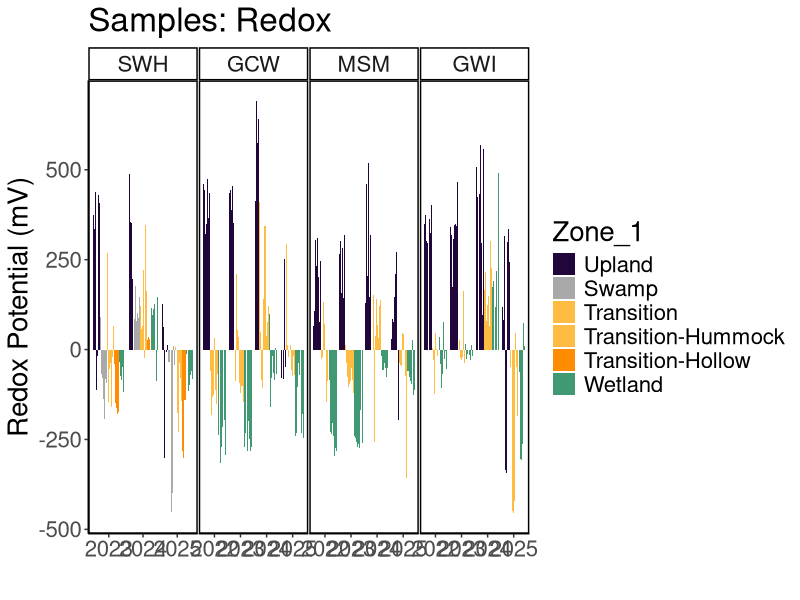
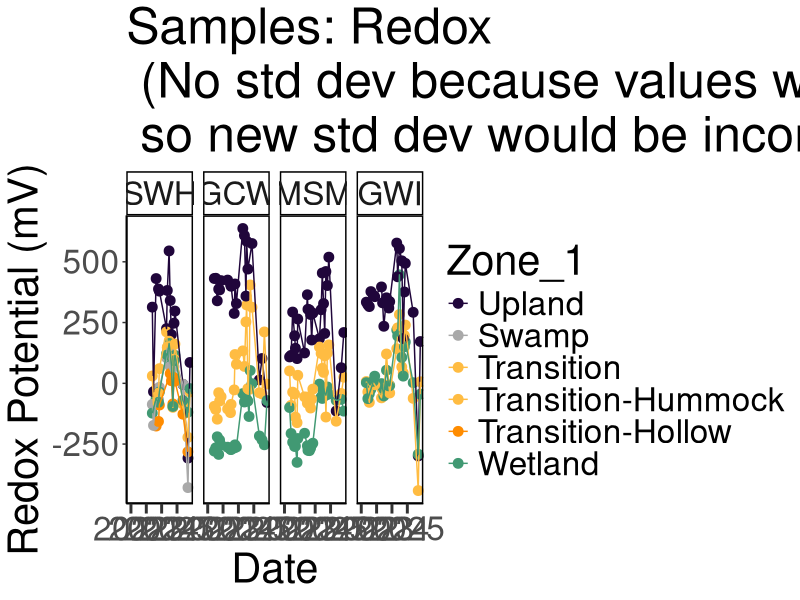
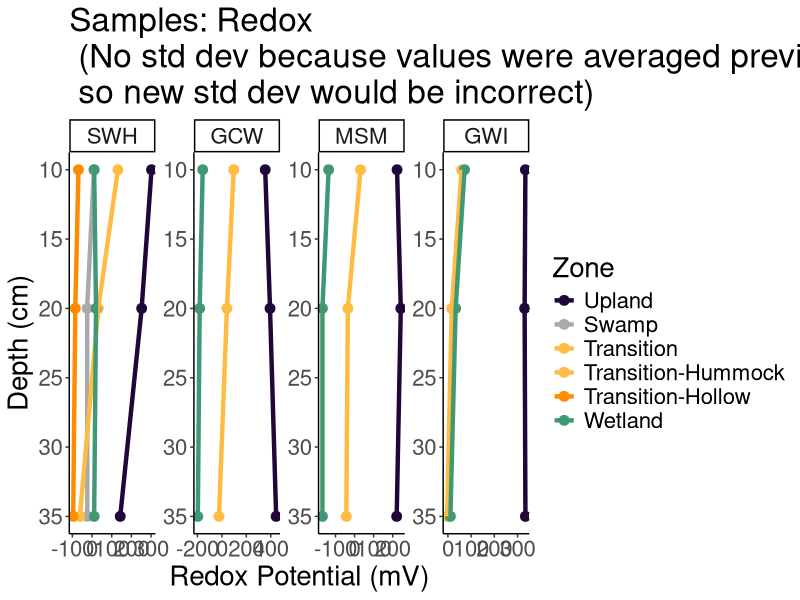
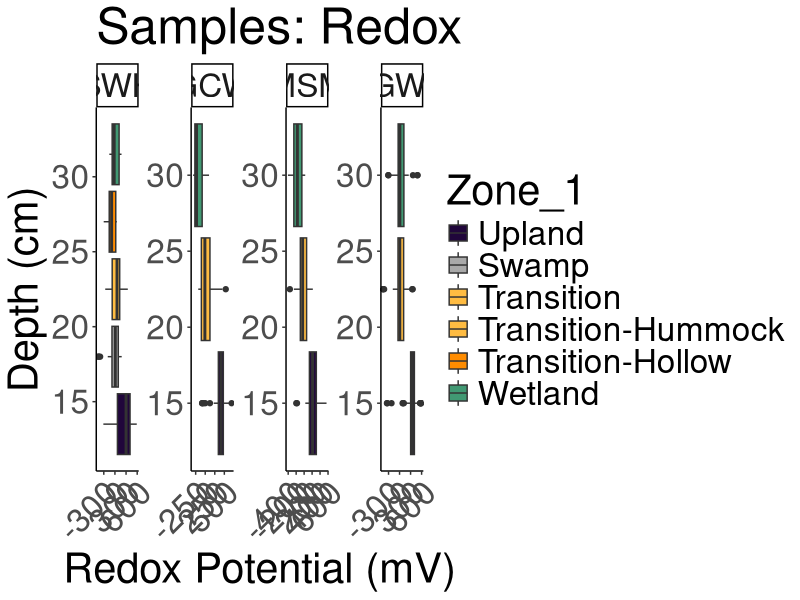
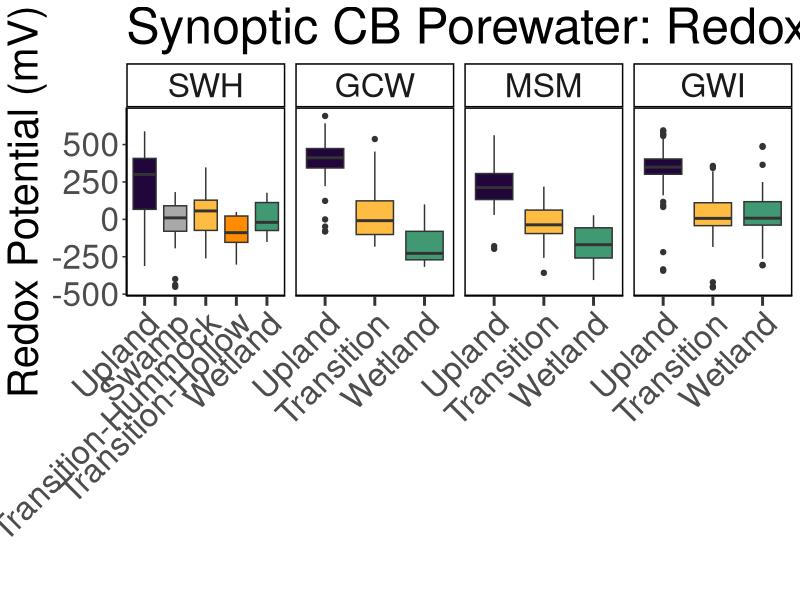
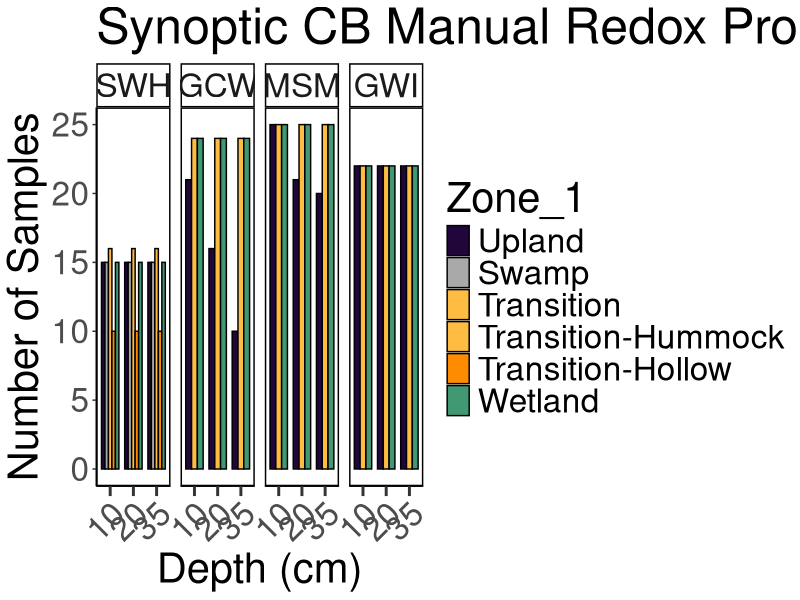
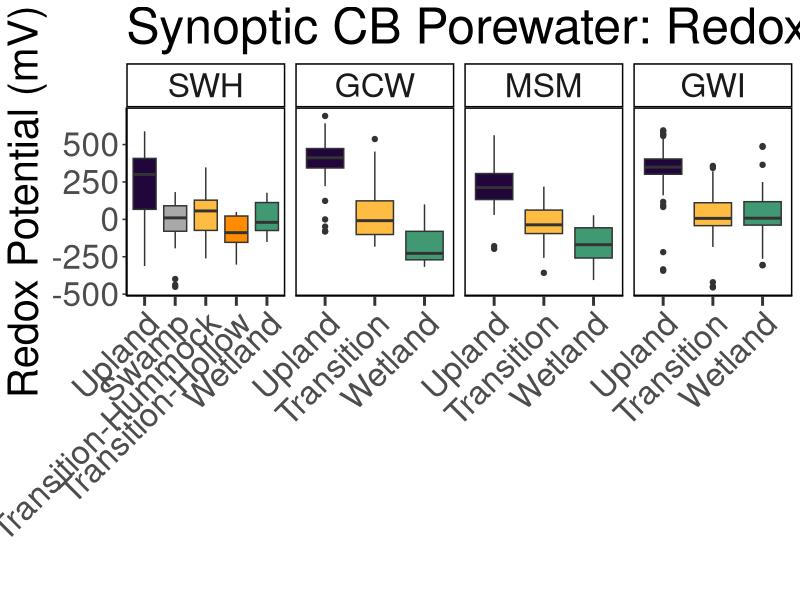

Source code (R) for these figures, in order:
## ---- chunk 1
library(dplyr)
library(ggplot2)
library(ggpubr)
library(stringr)
library(readxl)
library(tidyr)
library(tibble)
library(openxlsx)
library(knitr)
## ---- chunk 2

#read in 2022 Dionex Data:
dat22 <- read.csv("2022/Processed Data/COMPASS_Synoptic_CB_Redox_2022_processed.csv")
# head(dat22)
colnames(dat22)

#read in 2023 Dionex Data:
dat23 <- read.csv("2023/Processed Data/COMPASS_Synoptic_CB_Redox_2023_processed.csv")
# head(dat23)
colnames(dat23)

#read in 2024 Dionex Data:
dat24 <- read.csv("2024/Processed Data/COMPASS_Synoptic_CB_Redox_2024_processed.csv")
# head(dat24)
colnames(dat24)

#read in 2025 Dionex Data:
dat25 <- read.csv("2025/Processed Data/COMPASS_Synoptic_CB_Redox_2025_processed.csv")
# head(dat25)
colnames(dat25)

all_dat <- bind_rows(dat22, dat23, dat24, dat25)

all_dat <- all_dat %>%
  mutate(Project = "COMPASS:Synoptic", 
         Region = "CB", 
         Zone_1 = Zone) %>%
  mutate(Zone = case_when(Zone_1 == "Upland" ~ "UP", 
                          Zone_1 == "Transition" ~ "TR", 
                          Zone_1 == "Wetland" ~ "WC", 
                          Zone_1 == "Swamp" ~ "SWAMP",
                          TRUE ~ Zone)) %>% 
  filter (!is.na(Avg_mV))  ##remove NA values from samples not taken

final_dat <- all_dat %>%
  select (-Zone_1)

##Set 4 decimal points max
final_dat <- final_dat %>%
  mutate(across(where(is.numeric), round, digits = 1)) ##This does make all salinities 0 when Cl_ppm is 0 instead of 0.000026

##Format data
final_dat1 <- final_dat %>% 
  mutate(Project = "COMPASS:Synoptic", 
         Region = "CB") %>% 
  rename(Day = Date) %>% 
  select(c("Project", "Region", "Year", "Month", "Day", "Time_24hr",  "Time_Zone", "Site", "Zone", "Topography", "Depth", "Avg_mV", "Std_dv", "Std_err", "Notes"))

## ---- chunk 3

#pull the column names from the all_dat dataframe and create a new dataframe with them
metadat <- data.frame(Column_Names = colnames(final_dat1))
metadat

colnames(final_dat)

metadat$Description <- ""
metadat$Units <- ""
metadat$Instrument_ifapplicable <- ""

#add information about each line:

metadat$Description <- c("Project name",
                         "Region samples originated from: CB = Chesapeake Bay",
                         "Year (YYYY) of sample collection",
                         "Month (MM) of sample collection",
                         "Day (DD) of sample collection",
                         "Time (HH:MM) of sample collection",
                         "Time Zone of sample collection",
                         "Name of sampling transect location (GCW, SWH, MSM, GWI), see dataset locations for coordinates",
                         "Zone within space-for-time transect (UP=Upland, SWAMP=Swamp, TR=Transition, WC=Wetland Control)",
                         "Topography (Hummock/Hollow) only for SWH transition zone; hummock is most comparable to the transition zones at other sites",
                         "Depth in centimeters at which measurement was made",
                         "Average of field replicate measurements at the same depth (n=6)", 
                         "Sample standard deviation calculated from field replicate measurements at the same depth (n=6) .", 
                         "Sample standard error calculated from field replicate measurements at the same depth (n=6) .", 
                         "Notes generated during field sample collection")

metadat$Units <-       c("NA",
                         "NA",
                         "NA",
                         "NA",
                         "NA",
                         "NA",
                         "NA",
                         "NA",
                         "NA",
                         "NA",
                         "cm",
                         "mV",
                         "mV",
                         "mV",
                         "NA")

metadat$Instrument_ifapplicable <-

                       c("NA",
                         "NA",
                         "NA",
                         "NA",
                         "NA",
                         "NA",
                         "NA",
                         "NA",
                         "NA",
                         "NA",
                         "NA",
                         "Redox Probe: SWAP Redox Probe, Reference Probe: Calomel Reference probe, Handheld Readout: Thermo Scientific Orion Star A221 pH Meter",
                         "NA",
                         "NA",
                         "NA")


## ---- chunk 4

#write out a csv of all the data to the main folder: 
write.csv(final_dat1, "COMPASS_SynopticCB_Redox_AllData.csv", row.names = FALSE)


#write out a csv of the metadata associated with the data:
write.csv(metadat, "COMPASS_SynopticCB_Redox_Metadata.csv")

## ---- chunk 5

data_plotting <- all_dat %>% 
  mutate(Zone_1 = case_when(Site == "SWH" & Zone_1 == "Transition" & Topography == "Hummock" ~ "Transition-Hummock",
                            Site == "SWH" & Zone_1 == "Transition" & Topography == "Hollow" ~ "Transition-Hollow",
                            TRUE ~ Zone_1))

#Order by Zone from Upland to Surface Water
data_plotting$Zone_1 = factor(data_plotting$Zone_1, levels = c("Upland",  "Swamp", "Transition", "Transition-Hummock", "Transition-Hollow", "Wetland"))
data_plotting <- data_plotting[order(data_plotting$Zone_1), ]

#Order by Site from SWH, GCW, MSM, GWI order, which is oligohaline to polyhaline
data_plotting$Site = factor(data_plotting$Site, levels = c("SWH", "GCW", "MSM", "GWI"))
data_plotting <- data_plotting[order(data_plotting$Site), ]

#Plot samples to get a first look at concentrations (sanity check)
#group the data for plotting
data_plotting_all <- data_plotting %>%
  group_by(Site, Zone_1) %>%
  mutate(row_num = factor(row_number())) %>%  # create row_num as factor per group
  ungroup()

# data_plotting_all$Date <- as.Date(paste(data_plotting_all$Year, data_plotting_all$Month, data_plotting_all$Day, sep = "-"))


#Plot data and change colors based on Zone:
viz_redox_plot <- ggplot(data_plotting_all, aes(x = as.character(Year), y = Avg_mV, fill = Zone_1)) +
  geom_bar(stat = "identity", position = position_dodge2(preserve = "total")) +
  facet_grid( ~ Site, scales="free") +
  scale_fill_manual(values = c(
    "Upland" = "#20063B",
    "Swamp" = "darkgrey",
    "Transition" = "#FFBC42",
    "Transition-Hollow" = "darkorange",
    "Transition-Hummock" = "#FFBC42",
    "Wetland" = "#419973")) +
  theme_classic() +
  labs(x = " ", y = "Redox Potential (mV)", title = "Samples: Redox") +
  theme(
    panel.spacing = unit(.05, "lines"), 
    panel.border = element_rect(color = "black", fill = NA, linewidth = 1)) + 
  theme(text = element_text(size = 20))

viz_redox_plot

## ---- chunk 6

##Make Date Column with just Year and Month for Sample ID
all_dat_dates <- data_plotting %>%
  mutate(Month_num = match(Month, month.name)) %>%
  mutate(
    YearMonth = if_else(
      Month_num < 10,
      # Modify the string:
      YearMonth <- paste(Year, Month_num, sep = "-0"), 
      YearMonth <- paste(Year, Month_num, sep = "-"), 
    )
  )

##Summarize SO4 and Cl by Date, Site, and Zone
Redox_avg <- all_dat_dates %>%
  group_by(Month, Year, Site, Zone_1) %>%
   dplyr::summarize(mean_mV = mean(Avg_mV, na.rm=TRUE), 
            YearMonth = first(YearMonth), 
            Date = first(Date))

# Concatenate with a day (e.g., "01" for the first day)
Redox_avg$Date <- paste(Redox_avg$YearMonth, Redox_avg$Date, sep = "-")

# Convert to Date object
Redox_avg$Date <- as.Date(Redox_avg$Date)

# Define the specific date breaks you want to display
specific_breaks <- as.Date(c("2022-01-01", "2023-01-01", "2024-01-01", "2025-01-01"))

viz_redox_plot_avgs <- ggplot(Redox_avg, aes(x = Date, y = mean_mV, color = Zone_1, group = Zone_1)) +
  geom_point(size = 3) + 
  # geom_errorbar(aes(ymin = mean_Cl - sd_Cl, ymax = mean_Cl + sd_Cl), width = 0.2) + 
  geom_line() + 
  facet_grid( ~ Site, scales="free_y") +
  scale_color_manual(values = c(
    "Upland" = "#20063B",
    "Swamp" = "darkgrey",
    "Transition" = "#FFBC42",
    "Transition-Hollow" = "darkorange",
    "Transition-Hummock" = "#FFBC42",
    "Wetland" = "#419973")) +
  theme_classic() +
  labs(x = "Date", y = "Redox Potential (mV)", title = "Samples: Redox\n (No std dev because values were averaged previously,\n so new std dev would be incorrect)") +
  theme(
    panel.spacing = unit(0.5, "lines"), 
    panel.border = element_rect(color = "black", fill = NA, linewidth = 1)) +
  # theme(axis.text.x = element_text(angle = 90, hjust = 0.5))+ 
  theme(text = element_text(size = 30))+
  scale_x_date(breaks = specific_breaks, date_labels = "%Y", expand = expansion(mult = c(0.18, 0.05)))+
  theme(axis.ticks.x = element_line(linewidth = 1))+
  theme(axis.ticks.length.x = unit(0.25, "cm"))

viz_redox_plot_avgs

## ---- chunk 7

##Remove SW and calculate average and sd for each depth
Redox_avg <- all_dat_dates %>%
  group_by(Site, Zone_1, Depth) %>%
   dplyr::summarize(mean_mV = mean(Avg_mV, na.rm=TRUE))

viz_redox_plot_depth <- ggplot(Redox_avg, aes(x = as.numeric(Depth), y = mean_mV, color = Zone_1, group = Zone_1)) +
  geom_point(size = 3) + 
  # Zone_geom_errorbar(aes(ymin = mean_Cl - sd_Cl, ymax = mean_Cl + sd_Cl), width = 0.5, size = 1) + 
  geom_line(size = 1.5) + 
  facet_wrap( ~ Site, scales="free", nrow = 1) + 
  scale_color_manual(values = c(
    "Upland" = "#20063B",
    "Swamp" = "darkgrey",
    "Transition" = "#FFBC42",
    "Transition-Hollow" = "darkorange",
    "Transition-Hummock" = "#FFBC42",
    "Wetland" = "#419973")) +
  theme_classic() +
  #labs(x = "Depth (cm)", y = "Redox Potential (mV)", title = "Samples: Redox profiles across transects") +
  labs(x = "Depth (cm)", y = "Redox Potential (mV)", title = "Samples: Redox\n (No std dev because values were averaged previously,\n so new std dev would be incorrect)") +
  theme(text = element_text(size = 20))+
  coord_flip() + 
  scale_x_continuous(trans = "reverse") + 
  labs(color = "Zone") 

viz_redox_plot_depth

## ---- chunk 8

##Remove SW
data_plotting_depth <- data_plotting %>%
  mutate(Depth_cm = factor(Depth, levels = c("45", "20", "10")))


#Plot data and change colors based on Zone:
viz_redox_depth <-  ggplot(data_plotting_depth, aes(x = Depth, y = Avg_mV, fill = Zone_1)) +
  geom_boxplot() +
  facet_wrap( ~ Site, scales="free", nrow = 1) +
  scale_fill_manual(values = c(
    "Upland" = "#20063B",
    "Swamp" = "darkgrey",
    "Transition" = "#FFBC42",
    "Transition-Hollow" = "darkorange",
    "Transition-Hummock" = "#FFBC42",
    "Wetland" = "#419973")) +
  theme_classic() +
  labs(x = "Depth (cm)", y = "Redox Potential (mV)", title = "Samples: Redox") +
  # theme(
  #   panel.spacing = unit(.05, "lines"), 
  #   panel.border = element_rect(color = "black", fill = NA, linewidth = 1))+ 
  theme(text = element_text(size = 30))+
  theme(axis.text.x = element_text(angle = 45, vjust = 1, hjust = 1))+ 
  coord_flip() 

viz_redox_depth

## ---- chunk 9


##Summarize SO4 and Cl by Date, Site, and Zone
viz_redox_boxplot <- ggplot(all_dat_dates, aes(x = Zone_1, y = Avg_mV, fill = Zone_1, group = Zone_1)) +
  geom_boxplot() + 
  facet_grid( ~ Site, scales = "free_x") +
  scale_x_discrete(drop = TRUE) +
  scale_fill_manual(values = c(
    "Upland" = "#20063B",
    "Swamp" = "darkgrey",
    "Transition" = "#FFBC42",
    "Transition-Hollow" = "darkorange",
    "Transition-Hummock" = "#FFBC42",
    "Wetland" = "#419973")) +
  theme_classic() +
  labs(x = " ", y = "Redox Potential (mV)", title = "Synoptic CB Porewater: Redox Potential") +
  theme(
    panel.spacing = unit(0.5, "lines"), 
    panel.border = element_rect(color = "black", fill = NA, linewidth = 1)) +
  theme(axis.text.x = element_text(angle = 45, vjust = 1, hjust = 1))+ 
  theme(text = element_text(size = 30))+
  theme(axis.ticks.x = element_line(linewidth = 1))+
  theme(axis.ticks.length.x = unit(0.25, "cm"))+ 
  #scale_x_discrete(labels = c("Upland", "Swamp", "Transition", "Wetland", "Surface Water"))+ 
  theme(legend.position = "none")

viz_redox_boxplot

# Save as a PNG
png("COMPASS_SynopticCB_Redox_alldata.png", width = 2000, height = 1200, res = 100) 
print(viz_redox_boxplot)  # For ggplot objects, use print()
dev.off() 

## ---- chunk 10
# It would also be great to add to our collation codes a summary chunk that will calculate value ranges, means, and standard deviations (and errors) for each site, zone, depth for each year; also for each site zone, depth overall; and for each site and zone overall so that we have some easy access to metrics. Was just thinking this might be helpful today when re-collating the DIC data.

colnames(all_dat)

##Metrics for each site, zone, depth for each year
summary_by_year <- data_plotting %>%
  group_by(Year, Site, Zone_1, Depth) %>%
   reframe(
     min_mV = min(Avg_mV, na.rm=TRUE),
     max_mV = max(Avg_mV, na.rm=TRUE), 
     mean_mV = mean(Avg_mV, na.rm=TRUE)) %>%
  mutate(across(where(is.numeric), round, digits = 4)) 

##Metrics for each site, zone, depth for all years
summary_all_years <- data_plotting %>%
  group_by(Site, Zone_1, Depth) %>%
   reframe(
     min_mV = min(Avg_mV, na.rm=TRUE),
     max_mV = max(Avg_mV, na.rm=TRUE), 
     mean_mV = mean(Avg_mV, na.rm=TRUE)) %>%
  mutate(across(where(is.numeric), round, digits = 4)) 

##Metrics for each site and zone for all depths and years
summary_all_depths_years <- data_plotting %>%
  group_by(Site, Zone_1) %>%
   reframe(
     min_mV = min(Avg_mV, na.rm=TRUE),
     max_mV = max(Avg_mV, na.rm=TRUE), 
     mean_mV = mean(Avg_mV, na.rm=TRUE)) %>%
  mutate(across(where(is.numeric), round, digits = 4)) 

## ---- chunk 11
#  I am thinking it might be cool to add to our porewater collation files a table at the end that has total number of samples then also some info about # of samples per zone, site, depth etc.

##Metrics for each year
sample_numbers_years <- data_plotting %>%
  group_by(Year) %>%
   reframe(
     Number_of_samples = n())

##Metrics for each site, zone, depth for all years
sample_numbers <- data_plotting %>%
  group_by(Site, Zone_1, Depth) %>%
   reframe(
     Number_of_samples = n())
     

## ---- chunk 12

library(kableExtra)

kable(
  summary_all_depths_years[, c("Site", "Zone_1", "min_mV",	"max_mV", "mean_mV")],  
  format = "latex",
  booktabs = TRUE,
  caption = "Summary Statistics"
) %>%
  kable_styling(
    latex_options = c("hold_position", "striped", "scale_down"),
    font_size = 12
  ) %>%
  row_spec(0, bold = TRUE) %>%   # header
  column_spec(1, bold = TRUE)


## ---- chunk 13

kable(
  sample_numbers_years[, c("Year", "Number_of_samples")],  
  format = "latex",
  booktabs = TRUE,
  caption = paste0("Total Samples: ", nrow(all_dat))
) %>%
  kable_styling(
    latex_options = c("hold_position", "striped", "scale_down"),
    font_size = 12
  ) %>%
  row_spec(0, bold = TRUE) %>%   # header
  column_spec(1, bold = TRUE)

## ---- chunk 14

##Number of Samples Plots
sample_num_barplot <- ggplot(sample_numbers, aes(x = as.character(Depth), y = Number_of_samples, fill = Zone_1)) +
  geom_col(position = "dodge", color = "black", width = 0.75) + # 'color' adds a border to the bars
  facet_grid(~Site , scales = "free_x") +
  scale_x_discrete(drop = TRUE) +
  scale_fill_manual(values = c(
    "Upland" = "#20063B",
    "Swamp" = "darkgrey",
    "Transition" = "#FFBC42",
    "Transition-Hollow" = "darkorange",
    "Transition-Hummock" = "#FFBC42",
    "Wetland" = "#419973")) +
  theme_classic() +
  labs(x = "Depth (cm)", y = "Number of Samples", title = "Synoptic CB Manual Redox Probe Sample Numbers") +
  theme(
    panel.spacing = unit(0.5, "lines"),
    panel.border = element_rect(color = "black", fill = NA, linewidth = 1)) +
  theme(axis.text.x = element_text(angle = 45, vjust = 1, hjust = 1))+
  theme(text = element_text(size = 30))+
  theme(axis.ticks.x = element_line(linewidth = 1))+
  theme(axis.ticks.length.x = unit(0.25, "cm"))
  #scale_x_discrete(labels = c("Upland", "Swamp", "Transition", "Wetland", "Surface Water"))+
  # theme(legend.position = "none")

sample_num_barplot
## ---- chunk 15

#write out a csv of all the data to the main folder: 
write.csv(summary_by_year, "COMPASS_SynopticCB_Redox_Summarized_By_Year.csv")


#write out a csv of the metadata associated with the data: 
write.csv(summary_all_years, "COMPASS_SynopticCB_Redox_Summarized_Years_Combined.csv")


#write out a csv of the metadata associated with the data: 
write.csv(summary_all_depths_years, "COMPASS_SynopticCB_Redox_Summarized_Years_and_Depths_Combined.csv")
